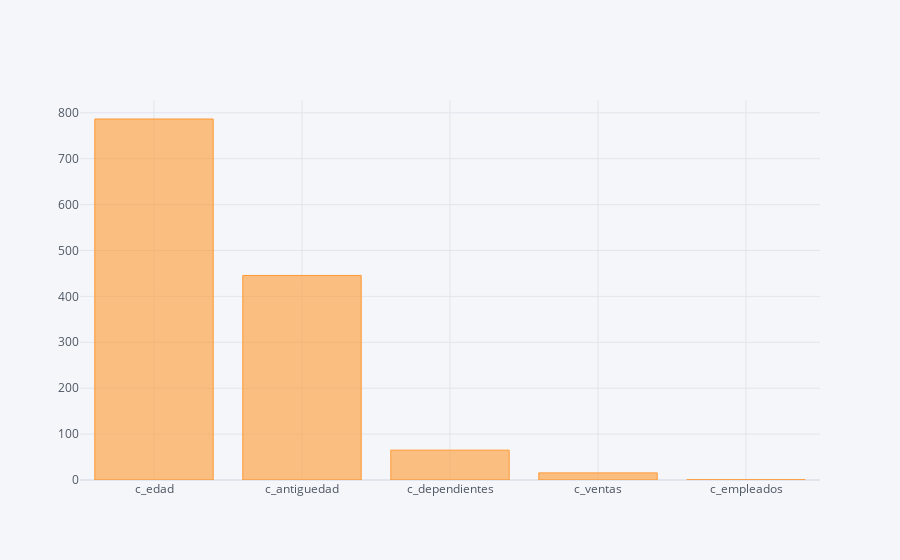

The code cell stored with this chart in its notebook:
### Code cell
k = 5
sk = SelectKBest(k=len(varc))
sk.fit(Xs[varc], cl.predict(Xs[varc]))
pd.Series(dict(zip(varc, sk.scores_))).sort_values(
    ascending=False).iplot(kind='bar')

### Figure 1 — Plotly figure (JSON) as saved in the notebook; plotly's stock layout.template omitted (floating-point values rounded to 4 significant figures)
{"data": [{"marker": {"color": "rgba(255, 153, 51, 0.6)", "line": {"color": "rgba(255, 153, 51, 1.0)", "width": 1}}, "name": "None", "orientation": "v", "text": "", "type": "bar", "x": ["c_edad", "c_antiguedad", "c_dependientes", "c_ventas", "c_empleados"], "y": [786.5, 445.6, 65.03, 15.48, 0.3813]}], "layout": {"legend": {"bgcolor": "#F5F6F9", "font": {"color": "#4D5663"}}, "paper_bgcolor": "#F5F6F9", "plot_bgcolor": "#F5F6F9", "title": {"font": {"color": "#4D5663"}}, "xaxis": {"gridcolor": "#E1E5ED", "showgrid": true, "tickfont": {"color": "#4D5663"}, "title": {"font": {"color": "#4D5663"}, "text": ""}, "zerolinecolor": "#E1E5ED"}, "yaxis": {"gridcolor": "#E1E5ED", "showgrid": true, "tickfont": {"color": "#4D5663"}, "title": {"font": {"color": "#4D5663"}, "text": ""}, "zerolinecolor": "#E1E5ED"}}}
